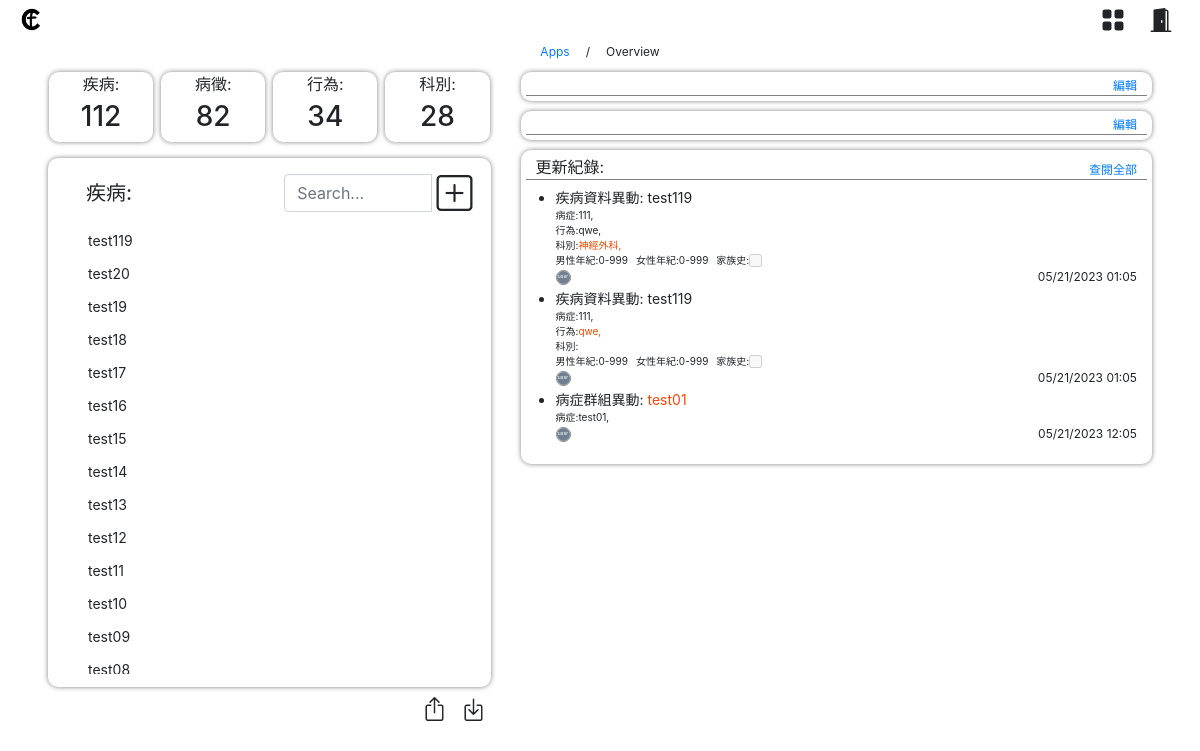
The page /disease/disease-overview/ (signed in) on the database its author committed.
### disease/models.py (models this page shows, shortened)
class Disease(models.Model):
    chinese_name = models.CharField(max_length=100, unique=True)
    english_name = models.CharField(max_length=100, null=True)
    symptoms = models.ManyToManyField(Symptoms)
    bad_habits = models.ManyToManyField(BadHabits)
    created_date = models.DateTimeField(auto_now_add=True)
    male_age_max = models.IntegerField(default=999, null=True)
    male_age_min = models.IntegerField(default=0, null=True)
    female_age_max = models.IntegerField(default=999, null=True)
    female_age_min = models.IntegerField(default=0, null=True)
    clinic = models.ManyToManyField(Clinic)
    family_history = models.BooleanField(default=False)

class DiseaseHistory(models.Model):
    title = models.CharField(max_length=100)
    user = models.ForeignKey(get_user_model(), on_delete=models.CASCADE)
    timestamp = models.DateTimeField(auto_now_add=True)
    changes = models.TextField()
    class Meta:
        ordering = ['-timestamp']
    def get_changes_dict(self):
        try:
            history_dict = ast.literal_eval(self.changes)
            history_dict['title'] = self.title
            history_dict['timestamp'] = self.timestamp
            return history_dict
        except json.JSONDecodeError:
            return {}

class BadHabits(models.Model):
    chinese_name = models.CharField(max_length=100, unique=True)
    english_name = models.CharField(max_length=100)
    created_date = models.DateTimeField(auto_now_add=True)

class Clinic(models.Model):
    chinese_name = models.CharField(max_length=100, unique=True)
    english_name = models.CharField(max_length=100)
    created_date = models.DateTimeField(auto_now_add=True)

### members/models.py (models this page shows, shortened)
class User(AbstractBaseUser):
    email = models.EmailField(unique=True)
    first_name = models.CharField(max_length=30, blank=True)
    last_name = models.CharField(max_length=30, blank=True)
    bio = models.TextField(max_length=500, blank=True)
    avatar = models.ImageField(upload_to=user_avatar_path, blank=True, null=True)
    is_staff = models.BooleanField(default=False)
    is_active = models.BooleanField(default=True)
    date_joined = models.DateTimeField(auto_now_add=True)
    is_superuser = models.BooleanField(default=False)
    staff_status = models.BooleanField(default=False)
    gender = models.CharField(max_length=1, choices=GENDER_CHOICES, default='M')
    birth = models.DateField(null=True, blank=True)
    address = models.CharField(max_length=200, blank=True)
    phone_number = models.CharField(max_length=20, blank=True)
    job_title = models.CharField(max_length=50, blank=True)
    USERNAME_FIELD = 'email'
    REQUIRED_FIELDS = ['is_superuser']
    objects = UserManager()
    def get_full_name(self):
        return f'{self.last_name}{self.first_name}'

### disease/views.py (the view)
# urls.py: path('disease-overview/', views.disease_overview, name='disease_overview'),
@user_passes_test(lambda u: u.is_staff or u.is_superuser)
def disease_overview(request, disease_id=None):
    diseases = Disease.objects.order_by('-created_date')
    symptoms = Symptoms.objects.order_by('-created_date')
    clinics = Clinic.objects.order_by('-created_date')
    bad_habits = BadHabits.objects.order_by('-created_date')
    disease_history = DiseaseHistory.objects.order_by('-timestamp')[:3]
    body_parts = BodyParts.objects.annotate(symptom_group_count=Count('symptom_groups'))
    unknown_symptoms = UnknownSymptoms.objects.count()
    unknown_habits = UnknownHabit.objects.count()
    disease_count = diseases.count()
    symptom_count = symptoms.count()
    bad_habit_count = bad_habits.count()
    clinics_count = clinics.count()
    disease_histories = []
    for i in disease_history:
        history_dic = i.get_changes_dict()
        disease_histories.append([history_dic, i])
    return render(request, 'disease_overview.html', {
        'diseases': diseases,
        'history_content': disease_histories,
        'disease_count': disease_count,
        'symptom_count': symptom_count,
        'bad_habit_count': bad_habit_count,
        'clinics_count': clinics_count,
        'body_parts': body_parts,
        'unknown_symptoms': unknown_symptoms,
        'unknown_habits': unknown_habits,
    })

### templates/disease_overview.html (shortened to what this page needs)
{% extends "base.html" %}
{% load static %}
{% block loadcss %}
<link rel="stylesheet" href="{% static 'css/disease_overview.css' %}">
{% endblock %}
{% block content %}
<div class="row board-title">
    <a href="/apps">Apps</a>
    <a class="px-3">/</a>
    <a>Overview</a>
</div>
<div class="mx-5 my-2">
  <div class="row text-center">
    <div class="col-md-5 left-col">
      <div class="overview mb-3 row px-3">
        <div class="overview-item col px-0 mr-1 d-flex flex-column" onclick="window.location.href='{% url 'diseases_info' %}'">
          <a class="mb-1">疾病:</a>
          <h3 class="score score--pass">{{ disease_count }}</h3>
        </div>
        <div class="overview-item col px-0 mx-1 d-flex flex-column" onclick="window.location.href='{% url 'symptoms_info' %}'">
          <a class="mb-1">病徵:</a>
          <h3 class="score score--pending">{{ symptom_count }}</h3>
        </div>
        <div class="overview-item col px-0 mx-1 d-flex flex-column" onclick="window.location.href='{% url 'bad_habits_info' %}'">
          <a class="mb-1">行為:</a>
          <h3 class="score score--fail">{{ bad_habit_count }}</h3>
        </div>
        <div class="overview-item col px-0 ml-1 d-flex flex-column" onclick="window.location.href='{% url 'clinics_info' %}'">
          <a class="mb-1">科別:</a>
          <h3 class="score score--fail">{{ clinics_count }}</h3>
        </div>
      </div>
      <div class="text-left object pt-3">
        <div class="mx-2">
          <div class="row align-items-center pb-1">
            <div class="col-6">
              <h5 class="object-title mb-0" style="padding-left:25px;">疾病:</h5>
            </div>
            <div class="col-6">
              <div class="search-form mb-0">
                <div class="input-group align-items-center">
                  <input type="text" class="form-control" placeholder="Search..." id="left-search">
                  <i class="bi bi-plus-square" onclick="window.location.href='{% url 'diseases_info' %}'"></i>
                </div>
              </div>
            </div>
          </div>
          <div class="row disease-list my-2">
            <div class="col-md-12">
              <ul class="" id="disease-list">
                {% for disease in diseases %}
                <li class="">
                  <div class="names">
                    {{ disease.chinese_name }}
                  </div>
                </li>
                {% endfor %}
              </ul>
            </div>
          </div>
        </div>
      </div>
      <form method="post" action="{% url 'update_diseases' %}" enctype="multipart/form-data" id="myForm">
        <div class="d-flex justify-content-end up-down-load align-items-center">
          <label for="fileInput">
            <i class="bi bi-box-arrow-up"></i>
          </label>
          <i class="bi bi-box-arrow-in-down" onclick="window.location.href='{% url 'download_diseases' %}'"></i>
        </div>
      </form>
    </div>
    <div class="col-md-7 right-col">
      <div class="object">
        <div class="object-top">
          <div class="link">
            <a href="#">編輯</a>
          </div>
        </div>
      </div>
      <div class="object">
        <div class="object-top">
          <div class="link">
            <a href="{% url 'body_parts_info' %}">編輯</a>
          </div>
        </div>
      </div>
      <div class="object">
        <div class="object-top">
          <div class="object-title">
            <a>更新紀錄:</a>
          </div>
          <div class="link">
            <a href="{% url 'disease_history_info' %}">查閱全部</a>
          </div>
        </div>
        <div class="object-content">
            <ul>
              {% for history in history_content %}
              <li>
                <div class="history-between">
                  <div class="names">
                    {{ history.0.title }}:
                    <a {% if history.0.chinese_name.remove.0 %} style="text-decoration: line-through;" {% elif history.0.chinese_name.add.0 %} style="color: #ff4500;" {% endif %}>{{ history.0.chinese_name.all_item.0 }}</a>
                  </div>
                </div>
                <div class="history-content">
                  {% if history.0.symptoms %}
                  <div class="history-start">
                    <a>病症:</a>
                    {% for symptom in history.0.symptoms.all_item %}
                    <a {% if symptom in history.0.symptoms.remove %} style="text-decoration: line-through;" {% elif symptom in history.0.symptoms.add %} style="color: #ff4500;" {% endif %}>
                      {{ symptom }},
                    </a>
                    {% endfor %}
                  </div>
                  {% endif %}
                  {% if history.0.bad_habits %}
                  <div class="history-start">
                    <a>行為:</a>
                    {% for habit in history.0.bad_habits.all_item %}
                    <a class="" {% if habit in history.0.bad_habits.remove %} style="text-decoration: line-through;" {% elif habit in history.0.bad_habits.add %} style="color: #ff4500;" {% endif %}>
                      {{ habit }},
                    </a>
                    {% endfor %}
                  </div>
                  {% endif %}
                  {% if history.0.clinic %}
                  <div class="history-start">
                    <a>科別:</a>
                    {% for clinic in history.0.clinic.all_item %}
                    <a {% if clinic in history.0.clinic.remove %} style="text-decoration: line-through;" {% elif clinic in history.0.clinic.add %} style="color: #ff4500;" {% endif %}>
                      {{ clinic }},
                    </a>
                    {% endfor %}
                  </div>
                  {% endif %}
                  {% if history.0.male_age_min %}
                  <div class="history-start" {% if history.0.male_age_min.remove %} style="text-decoration: line-through;" {% endif %}>
                    <a>男性年紀:</a>
                    <a {% if history.0.male_age_min.add.0 %} style="color: #ff4500;" {% endif %}>
                      {{ history.0.male_age_min.all_item.0 }}-
                    </a>
                    <a {% if history.0.male_age_max.add.0 %} style="color: #ff4500;" {% endif %}>
                      {{ history.0.male_age_max.all_item.0 }}
                    </a>
                    <a class="ml-2">女性年紀:</a>
                    <a {% if history.0.female_age_min.add.0 %} style="color: #ff4500;" {% endif %}>
                      {{ history.0.female_age_min.all_item.0 }}-
                    </a>
                    <a {% if history.0.female_age_max.add.0 %} style="color: #ff4500;" {% endif %}>
                      {{ history.0.female_age_max.all_item.0 }}
                    </a>
                    <a class=" ml-2" {% if history.0.family_history.add.0 %} style="color: #ff4500;" {% endif %}>
                        家族史:
                    </a>
                    <input type="checkbox" {% if history.0.family_history.all_item.0 == 'True' %} checked {% endif %} disabled>
                  </div>
                  {% endif %}
                  <div class="history-between">
                    <div class="avatar-container" title="{{history.1.user.get_full_name}}">
                        {% if history.1.user.avatar %}
                        <img id="photo-preview" src="{{ MEDIA_URL }}{{history.1.user.avatar.url}}">
                        {% else %}
                        <div class="last_name">
                            <a>{{history.1.user.last_name}}</a>
                        </div>
                        {% endif %}
                    </div>
                    <div class="dates">
                      {{ history.0.timestamp|date:"m/d/Y h:m" }}
                    </div>
                  </div>
                </div>
              </li>
              {% endfor %}
            </ul>
        </div>
      </div>
    </div>
  </div>
</div>
{% endblock %}

### templates/base.html (shortened to what this page needs)
{% load static %}
<html lang="en">
  <head>
    <link rel="stylesheet" href="{% static 'bootstrap/css/bootstrap.min.css' %}">
    <link rel="stylesheet" href="{% static 'css/base.css' %}">
    <link href="https://cdn.jsdelivr.net/npm/bootstrap-icons@1.10.0/font/bootstrap-icons.css" rel="stylesheet">
    <link rel="stylesheet" href="https://cdn.jsdelivr.net/npm/bootstrap@4.5.3/dist/css/bootstrap.min.css">
    {% block loadcss %}{% endblock %}
  </head>
  <body>
    <nav class="navbar navbar-fixed-top">
      <ul class="navbar-nav mr-auto">
        <a class="navbar-brand py-0" href="#">
          <img src="{% static 'imgs/logo.png' %}" onclick="window.location.href='{% url 'home' %}'" alt="Logo">
        </a>
      </ul>
      <ul class="form-inline my-2 my-lg-0">
        <a class="mx-2 nav-icon my-auto" onclick="window.location.href='{% url 'apps' %}'"><i class="bi bi-grid-fill"></i></a>
        {% if request.user.is_authenticated %}
        <a class="mx-2 nav-icon my-auto" data-toggle="tooltip" title="登出" onclick="window.location.href='{% url 'logout' %}'"><i class="bi bi-door-open-fill"></i></a>
        {% else %}
        <a class="mx-2 nav-icon my-auto" data-toggle="tooltip" title="登入" onclick="openLoginForm('{{ form }}')"><i class="bi bi-person-circle"></i></a>
        {% endif %}
      </ul>
    </nav>
    <section>
    {% block content %}{% endblock %}
    </section>
  </body>
</html>

### static/css/base.css (style rules this page uses)
.navbar { max-height: 40px; height: 40px; padding: 0px 15px !important; }
.navbar .nav-icon { border-radius: 50%; height: 32px; width: 32px; display: flex; align-items: center; justify-content: center; }
.navbar .bi { font-size: 24px; }
.navbar-brand img { height: 32px; }

### static/css/disease_overview.css (style rules this page uses)
@media only screen and (min-width: 768px) { .disease-list { height: 450px; max-height: 450px; } }
.disease-list { list-style-type: none; padding: 0; margin: 0; overflow-y: auto; }
.overview-item, .object { border-radius: 10px; box-shadow: 0px 0px 5px rgba(0,0,0,0.5); }
.disease-list ul { list-style-type: none; padding: 0px 0px; }
.disease-list ul li { justify-content: space-between; align-items: center; cursor: pointer; display: flex; padding: 6px 12px; }
.object-content ul { padding-left: 20px; padding-top: 5px; }
.names { font-size: 14px; text-overflow: ellipsis; white-space:nowrap; overflow:hidden; max-width:40rem; }
.history-content { font-size: 10px; }
.history-start { display: flex; justify-content: start; align-items: center; }
.history-between { display: flex; justify-content: space-between; align-items: center; }
.search-form .bi-plus-square { cursor: pointer; margin-right:5px; margin-left:5px; font-size:36px; border-radius: 5px; }
.up-down-load i, .up-down-load label { cursor: pointer; margin-bottom: 0; margin-right: 5px; margin-left: 5px; font-size: 24px; border-radius: 5px; }
.board-title { align-items: center; justify-content: center; display: flex; padding: 0; margin: 0; height: 24px }
.board-title a { padding: 0; margin: 0; font-size: 12px }
.dates { font-size: 12px; }
.object { padding: 5px 5px; margin-bottom: 10px; }
.object-top { display: flex; justify-content: space-between; align-items: flex-end; padding: 0px 10px; border-bottom: 1px solid grey; }
.object-top .object-title { align-self: flex-start; }
.object-top .link { align-self: flex-end; font-size: 12px; }
.object-content { width: 100% display: flex; justify-content: center; align-items: center; padding: 0px 10px; }
.avatar-container { position: relative; width: 15px; height: 15px; background-color: white; border-radius: 50%; border: 1px solid grey; overflow: hidden; }
.last_name { position: absolute; width: 100%; height: 100%; display: flex; justify-content: center; align-items: center; text-align: center; font-size: 5px; background-color: #708090; color: white; pointer-events: none; }

### rows shown on the page
Disease: chinese_name "test119"
Disease: chinese_name "test20"
Disease: chinese_name "test19"
Disease: chinese_name "test18"
Disease: chinese_name "test17"
Disease: chinese_name "test16"
Disease: chinese_name "test15"
Disease: chinese_name "test14"
Disease: chinese_name "test13"
Disease: chinese_name "test12"
Disease: chinese_name "test11"
Disease: chinese_name "test10"
Disease: chinese_name "test09"
Disease: chinese_name "test08"
DiseaseHistory: title "疾病資料異動", all_item "test119", all_item "111", all_item "0", all_item "999", user.last_name "user", timestamp "05/21/2023 01:05"
BadHabits: chinese_name "qwe"
Clinic: chinese_name "神經外科"
DiseaseHistory: title "疾病資料異動", all_item "test119", all_item "111", shows "科別:", all_item "0", all_item "999", user.last_name "user", timestamp "05/21/2023 01:05"
DiseaseHistory: title "病症群組異動", all_item "test01", all_item "test01", user.last_name "user", timestamp "05/21/2023 12:05"

### other values the page prints
{{ disease_count }} "112"
{{ symptom_count }} "82"
{{ bad_habit_count }} "34"
{{ clinics_count }} "28"
